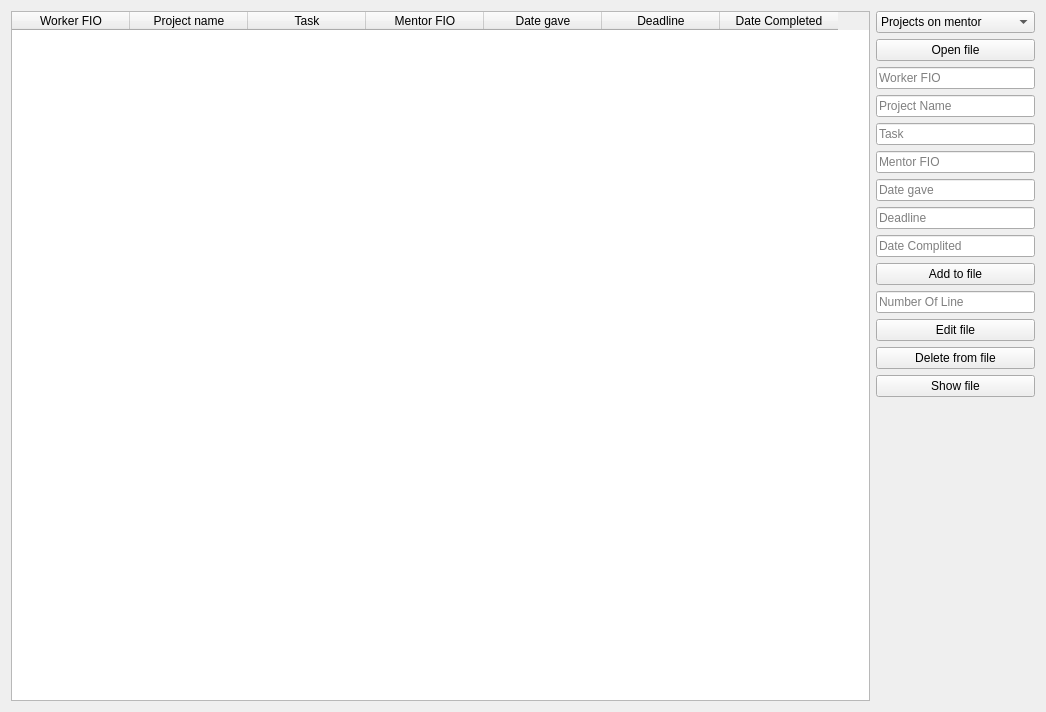
<?xml version="1.0" encoding="UTF-8"?>
<ui version="4.0">
 <class>Widget</class>
 <widget class="QWidget" name="Widget">
  <property name="geometry">
   <rect>
    <x>0</x>
    <y>0</y>
    <width>1046</width>
    <height>712</height>
   </rect>
  </property>
  <property name="sizePolicy">
   <sizepolicy hsizetype="Fixed" vsizetype="Fixed">
    <horstretch>0</horstretch>
    <verstretch>0</verstretch>
   </sizepolicy>
  </property>
  <property name="baseSize">
   <size>
    <width>1000</width>
    <height>700</height>
   </size>
  </property>
  <property name="windowTitle">
   <string>Widget</string>
  </property>
  <layout class="QGridLayout" name="gridLayout">
   <item row="0" column="1">
    <layout class="QVBoxLayout" name="verticalLayout_2">
     <item>
      <widget class="QComboBox" name="comboBox">
       <item>
        <property name="text">
         <string>Projects on mentor</string>
        </property>
       </item>
       <item>
        <property name="text">
         <string>Tasks on worker</string>
        </property>
       </item>
       <item>
        <property name="text">
         <string>Workers on project</string>
        </property>
       </item>
       <item>
        <property name="text">
         <string>Workers failed deadline</string>
        </property>
       </item>
      </widget>
     </item>
     <item>
      <widget class="QPushButton" name="open_file">
       <property name="enabled">
        <bool>true</bool>
       </property>
       <property name="sizePolicy">
        <sizepolicy hsizetype="Preferred" vsizetype="Fixed">
         <horstretch>0</horstretch>
         <verstretch>0</verstretch>
        </sizepolicy>
       </property>
       <property name="text">
        <string>Open file</string>
       </property>
      </widget>
     </item>
     <item>
      <widget class="QLineEdit" name="workerFIO_lineEdit">
       <property name="sizePolicy">
        <sizepolicy hsizetype="Preferred" vsizetype="Fixed">
         <horstretch>0</horstretch>
         <verstretch>0</verstretch>
        </sizepolicy>
       </property>
       <property name="placeholderText">
        <string>Worker FIO</string>
       </property>
      </widget>
     </item>
     <item>
      <widget class="QLineEdit" name="projectName_lineEdit">
       <property name="sizePolicy">
        <sizepolicy hsizetype="Preferred" vsizetype="Fixed">
         <horstretch>0</horstretch>
         <verstretch>0</verstretch>
        </sizepolicy>
       </property>
       <property name="placeholderText">
        <string>Project Name</string>
       </property>
      </widget>
     </item>
     <item>
      <widget class="QLineEdit" name="task_lineEdit">
       <property name="sizePolicy">
        <sizepolicy hsizetype="Preferred" vsizetype="Fixed">
         <horstretch>0</horstretch>
         <verstretch>0</verstretch>
        </sizepolicy>
       </property>
       <property name="placeholderText">
        <string>Task</string>
       </property>
      </widget>
     </item>
     <item>
      <widget class="QLineEdit" name="mentorFIO_lineEdit">
       <property name="sizePolicy">
        <sizepolicy hsizetype="Preferred" vsizetype="Fixed">
         <horstretch>0</horstretch>
         <verstretch>0</verstretch>
        </sizepolicy>
       </property>
       <property name="placeholderText">
        <string>Mentor FIO</string>
       </property>
      </widget>
     </item>
     <item>
      <widget class="QLineEdit" name="dateGave_lineEdit">
       <property name="sizePolicy">
        <sizepolicy hsizetype="Preferred" vsizetype="Fixed">
         <horstretch>0</horstretch>
         <verstretch>0</verstretch>
        </sizepolicy>
       </property>
       <property name="text">
        <string/>
       </property>
       <property name="placeholderText">
        <string>Date gave</string>
       </property>
      </widget>
     </item>
     <item>
      <widget class="QLineEdit" name="deadline_lineEdit">
       <property name="sizePolicy">
        <sizepolicy hsizetype="Preferred" vsizetype="Fixed">
         <horstretch>0</horstretch>
         <verstretch>0</verstretch>
        </sizepolicy>
       </property>
       <property name="placeholderText">
        <string>Deadline</string>
       </property>
      </widget>
     </item>
     <item>
      <widget class="QLineEdit" name="dateComplete_lineEdit">
       <property name="sizePolicy">
        <sizepolicy hsizetype="Preferred" vsizetype="Fixed">
         <horstretch>0</horstretch>
         <verstretch>0</verstretch>
        </sizepolicy>
       </property>
       <property name="text">
        <string/>
       </property>
       <property name="placeholderText">
        <string>Date Complited</string>
       </property>
      </widget>
     </item>
     <item>
      <widget class="QPushButton" name="add_to_file">
       <property name="sizePolicy">
        <sizepolicy hsizetype="Preferred" vsizetype="Fixed">
         <horstretch>0</horstretch>
         <verstretch>0</verstretch>
        </sizepolicy>
       </property>
       <property name="text">
        <string>Add to file</string>
       </property>
      </widget>
     </item>
     <item>
      <widget class="QLineEdit" name="lineNumber_lineEdit">
       <property name="sizePolicy">
        <sizepolicy hsizetype="Preferred" vsizetype="Fixed">
         <horstretch>0</horstretch>
         <verstretch>0</verstretch>
        </sizepolicy>
       </property>
       <property name="placeholderText">
        <string>Number Of Line</string>
       </property>
      </widget>
     </item>
     <item>
      <widget class="QPushButton" name="edit_file">
       <property name="sizePolicy">
        <sizepolicy hsizetype="Preferred" vsizetype="Fixed">
         <horstretch>0</horstretch>
         <verstretch>0</verstretch>
        </sizepolicy>
       </property>
       <property name="text">
        <string>Edit file</string>
       </property>
      </widget>
     </item>
     <item>
      <widget class="QPushButton" name="delete_from_file">
       <property name="sizePolicy">
        <sizepolicy hsizetype="Preferred" vsizetype="Fixed">
         <horstretch>0</horstretch>
         <verstretch>0</verstretch>
        </sizepolicy>
       </property>
       <property name="text">
        <string>Delete from file</string>
       </property>
      </widget>
     </item>
     <item>
      <widget class="QPushButton" name="show_file">
       <property name="sizePolicy">
        <sizepolicy hsizetype="Preferred" vsizetype="Fixed">
         <horstretch>0</horstretch>
         <verstretch>0</verstretch>
        </sizepolicy>
       </property>
       <property name="text">
        <string>Show file</string>
       </property>
      </widget>
     </item>
     <item>
      <spacer name="verticalSpacer">
       <property name="orientation">
        <enum>Qt::Vertical</enum>
       </property>
       <property name="sizeHint" stdset="0">
        <size>
         <width>20</width>
         <height>40</height>
        </size>
       </property>
      </spacer>
     </item>
    </layout>
   </item>
   <item row="0" column="0">
    <widget class="QTableWidget" name="tableWidget">
     <attribute name="horizontalHeaderDefaultSectionSize">
      <number>118</number>
     </attribute>
     <column>
      <property name="text">
       <string>Worker FIO</string>
      </property>
     </column>
     <column>
      <property name="text">
       <string>Project name</string>
      </property>
     </column>
     <column>
      <property name="text">
       <string>Task</string>
      </property>
     </column>
     <column>
      <property name="text">
       <string>Mentor FIO</string>
      </property>
     </column>
     <column>
      <property name="text">
       <string>Date gave</string>
      </property>
     </column>
     <column>
      <property name="text">
       <string>Deadline</string>
      </property>
     </column>
     <column>
      <property name="text">
       <string>Date Completed</string>
      </property>
     </column>
    </widget>
   </item>
  </layout>
 </widget>
 <resources/>
 <connections/>
</ui>
